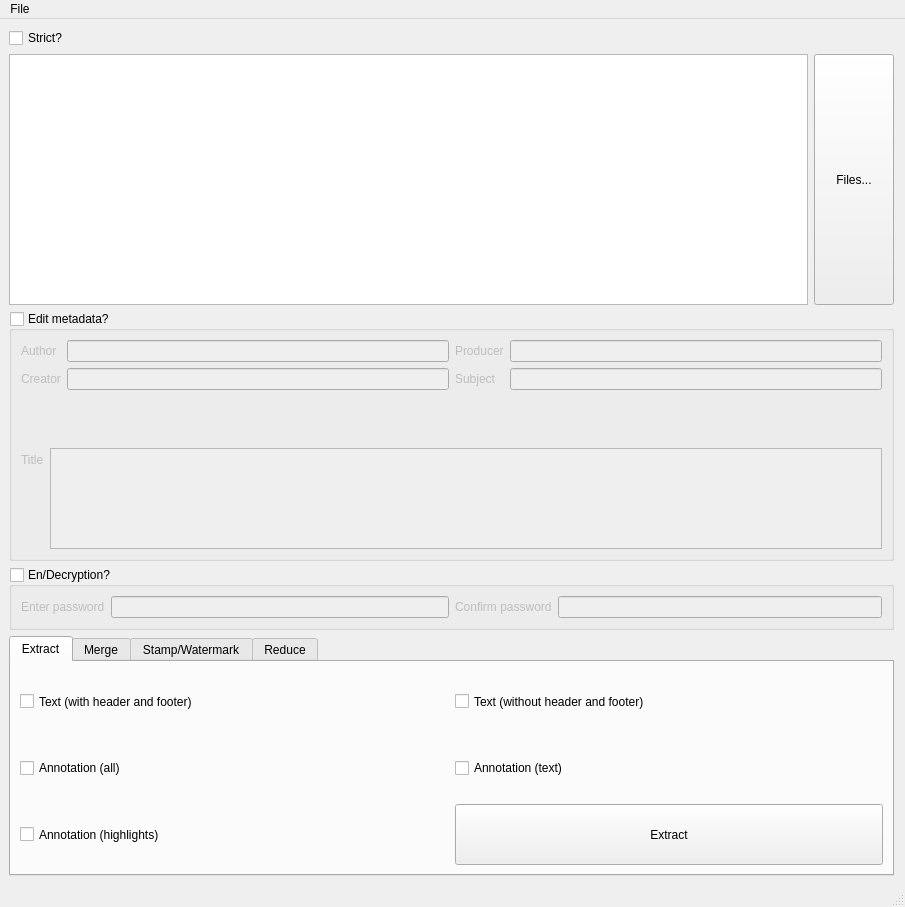
<?xml version="1.0" encoding="UTF-8"?>
<ui version="4.0">
 <class>MainWindow</class>
 <widget class="QMainWindow" name="MainWindow">
  <property name="geometry">
   <rect>
    <x>0</x>
    <y>0</y>
    <width>905</width>
    <height>907</height>
   </rect>
  </property>
  <property name="sizePolicy">
   <sizepolicy hsizetype="Preferred" vsizetype="Preferred">
    <horstretch>0</horstretch>
    <verstretch>0</verstretch>
   </sizepolicy>
  </property>
  <property name="windowTitle">
   <string>PDF Toolbox by 誠</string>
  </property>
  <property name="windowIcon">
   <iconset resource="pdf_toolbox_ui.qrc">
    <normaloff>:/Icon/HINA.ico</normaloff>:/Icon/HINA.ico</iconset>
  </property>
  <widget class="QWidget" name="centralwidget">
   <property name="sizePolicy">
    <sizepolicy hsizetype="Expanding" vsizetype="Expanding">
     <horstretch>0</horstretch>
     <verstretch>0</verstretch>
    </sizepolicy>
   </property>
   <layout class="QVBoxLayout" name="verticalLayout" stretch="1,1,1,0,0">
    <property name="sizeConstraint">
     <enum>QLayout::SetDefaultConstraint</enum>
    </property>
    <property name="rightMargin">
     <number>11</number>
    </property>
    <item>
     <widget class="QCheckBox" name="checkBox_strict">
      <property name="toolTip">
       <string>&lt;html&gt;&lt;head/&gt;&lt;body&gt;&lt;p&gt;If &lt;span style=&quot; font-weight:600;&quot;&gt;checked&lt;/span&gt;, it will confirm whether PDF files are &lt;span style=&quot; font-weight:600;&quot;&gt;strictly following PDF standard&lt;/span&gt;.&lt;/p&gt;&lt;/body&gt;&lt;/html&gt;</string>
      </property>
      <property name="text">
       <string>Strict?</string>
      </property>
     </widget>
    </item>
    <item>
     <layout class="QHBoxLayout" name="horizontalLayout_4" stretch="1,0">
      <item>
       <widget class="QListWidget" name="listWidget_files">
        <property name="acceptDrops">
         <bool>true</bool>
        </property>
        <property name="showDropIndicator" stdset="0">
         <bool>true</bool>
        </property>
        <property name="dragEnabled">
         <bool>true</bool>
        </property>
        <property name="dragDropMode">
         <enum>QAbstractItemView::DragDrop</enum>
        </property>
        <property name="defaultDropAction">
         <enum>Qt::MoveAction</enum>
        </property>
        <property name="alternatingRowColors">
         <bool>true</bool>
        </property>
       </widget>
      </item>
      <item>
       <widget class="QPushButton" name="pushButton_files">
        <property name="sizePolicy">
         <sizepolicy hsizetype="Expanding" vsizetype="Expanding">
          <horstretch>0</horstretch>
          <verstretch>0</verstretch>
         </sizepolicy>
        </property>
        <property name="text">
         <string>Files...</string>
        </property>
       </widget>
      </item>
     </layout>
    </item>
    <item>
     <widget class="QGroupBox" name="groupBox_metadata">
      <property name="sizePolicy">
       <sizepolicy hsizetype="Preferred" vsizetype="Preferred">
        <horstretch>0</horstretch>
        <verstretch>0</verstretch>
       </sizepolicy>
      </property>
      <property name="title">
       <string>Edit metadata?</string>
      </property>
      <property name="checkable">
       <bool>true</bool>
      </property>
      <property name="checked">
       <bool>false</bool>
      </property>
      <layout class="QVBoxLayout" name="verticalLayout_3" stretch="1,1">
       <item>
        <layout class="QHBoxLayout" name="horizontalLayout" stretch="1,1">
         <item>
          <layout class="QFormLayout" name="formLayout">
           <item row="0" column="0">
            <widget class="QLabel" name="label_author">
             <property name="text">
              <string>Author</string>
             </property>
            </widget>
           </item>
           <item row="0" column="1">
            <widget class="QLineEdit" name="lineEdit_author"/>
           </item>
           <item row="1" column="0">
            <widget class="QLabel" name="label_creator">
             <property name="text">
              <string>Creator</string>
             </property>
            </widget>
           </item>
           <item row="1" column="1">
            <widget class="QLineEdit" name="lineEdit_creator"/>
           </item>
          </layout>
         </item>
         <item>
          <layout class="QFormLayout" name="formLayout_4">
           <item row="0" column="0">
            <widget class="QLabel" name="label_producer">
             <property name="text">
              <string>Producer</string>
             </property>
            </widget>
           </item>
           <item row="0" column="1">
            <widget class="QLineEdit" name="lineEdit_producer"/>
           </item>
           <item row="1" column="0">
            <widget class="QLabel" name="label_subject">
             <property name="text">
              <string>Subject</string>
             </property>
            </widget>
           </item>
           <item row="1" column="1">
            <widget class="QLineEdit" name="lineEdit_subject"/>
           </item>
          </layout>
         </item>
        </layout>
       </item>
       <item>
        <layout class="QFormLayout" name="formLayout_2">
         <item row="0" column="0">
          <widget class="QLabel" name="label_title">
           <property name="text">
            <string>Title</string>
           </property>
          </widget>
         </item>
         <item row="0" column="1">
          <widget class="QPlainTextEdit" name="plainTextEdit_title"/>
         </item>
        </layout>
       </item>
      </layout>
     </widget>
    </item>
    <item>
     <widget class="QGroupBox" name="groupBox_crypt">
      <property name="title">
       <string>En/Decryption?</string>
      </property>
      <property name="checkable">
       <bool>true</bool>
      </property>
      <property name="checked">
       <bool>false</bool>
      </property>
      <layout class="QHBoxLayout" name="horizontalLayout_3" stretch="1,1">
       <item>
        <layout class="QFormLayout" name="formLayout_5">
         <item row="0" column="0">
          <widget class="QLabel" name="label_enterpw">
           <property name="text">
            <string>Enter password</string>
           </property>
          </widget>
         </item>
         <item row="0" column="1">
          <widget class="QLineEdit" name="lineEdit_enterpw"/>
         </item>
        </layout>
       </item>
       <item>
        <layout class="QFormLayout" name="formLayout_7">
         <item row="0" column="0">
          <widget class="QLabel" name="label_confirmpw">
           <property name="text">
            <string>Confirm password</string>
           </property>
          </widget>
         </item>
         <item row="0" column="1">
          <widget class="QLineEdit" name="lineEdit_confirmpw"/>
         </item>
        </layout>
       </item>
      </layout>
     </widget>
    </item>
    <item>
     <widget class="QTabWidget" name="tabWidget">
      <property name="sizePolicy">
       <sizepolicy hsizetype="Expanding" vsizetype="Expanding">
        <horstretch>0</horstretch>
        <verstretch>0</verstretch>
       </sizepolicy>
      </property>
      <property name="currentIndex">
       <number>0</number>
      </property>
      <widget class="QWidget" name="tab_extract">
       <attribute name="title">
        <string>Extract</string>
       </attribute>
       <layout class="QGridLayout" name="gridLayout" rowstretch="1,1,1" columnstretch="1,1">
        <item row="1" column="0">
         <widget class="QCheckBox" name="checkBox_annall">
          <property name="sizePolicy">
           <sizepolicy hsizetype="Expanding" vsizetype="Expanding">
            <horstretch>0</horstretch>
            <verstretch>0</verstretch>
           </sizepolicy>
          </property>
          <property name="text">
           <string>Annotation (all)</string>
          </property>
         </widget>
        </item>
        <item row="1" column="1">
         <widget class="QCheckBox" name="checkBox_anntext">
          <property name="sizePolicy">
           <sizepolicy hsizetype="Expanding" vsizetype="Expanding">
            <horstretch>0</horstretch>
            <verstretch>0</verstretch>
           </sizepolicy>
          </property>
          <property name="text">
           <string>Annotation (text)</string>
          </property>
         </widget>
        </item>
        <item row="2" column="0">
         <widget class="QCheckBox" name="checkBox_annhighlights">
          <property name="sizePolicy">
           <sizepolicy hsizetype="Expanding" vsizetype="Expanding">
            <horstretch>0</horstretch>
            <verstretch>0</verstretch>
           </sizepolicy>
          </property>
          <property name="text">
           <string>Annotation (highlights)</string>
          </property>
         </widget>
        </item>
        <item row="2" column="1">
         <widget class="QPushButton" name="pushButton_extract">
          <property name="sizePolicy">
           <sizepolicy hsizetype="Expanding" vsizetype="Expanding">
            <horstretch>0</horstretch>
            <verstretch>0</verstretch>
           </sizepolicy>
          </property>
          <property name="text">
           <string>Extract</string>
          </property>
         </widget>
        </item>
        <item row="0" column="1">
         <widget class="QCheckBox" name="checkBox_textwithout">
          <property name="sizePolicy">
           <sizepolicy hsizetype="Expanding" vsizetype="Expanding">
            <horstretch>0</horstretch>
            <verstretch>0</verstretch>
           </sizepolicy>
          </property>
          <property name="text">
           <string>Text (without header and footer)</string>
          </property>
         </widget>
        </item>
        <item row="0" column="0">
         <widget class="QCheckBox" name="checkBox_textwith">
          <property name="sizePolicy">
           <sizepolicy hsizetype="Expanding" vsizetype="Expanding">
            <horstretch>0</horstretch>
            <verstretch>0</verstretch>
           </sizepolicy>
          </property>
          <property name="text">
           <string>Text (with header and footer)</string>
          </property>
         </widget>
        </item>
       </layout>
      </widget>
      <widget class="QWidget" name="tab_merge">
       <attribute name="title">
        <string>Merge</string>
       </attribute>
       <layout class="QHBoxLayout" name="horizontalLayout_2">
        <item>
         <widget class="QListWidget" name="listWidget_merge"/>
        </item>
        <item>
         <widget class="QPushButton" name="pushButton_merge">
          <property name="sizePolicy">
           <sizepolicy hsizetype="Minimum" vsizetype="Preferred">
            <horstretch>0</horstretch>
            <verstretch>0</verstretch>
           </sizepolicy>
          </property>
          <property name="text">
           <string>Merge</string>
          </property>
         </widget>
        </item>
       </layout>
      </widget>
      <widget class="QWidget" name="tab_sandm">
       <attribute name="title">
        <string>Stamp/Watermark</string>
       </attribute>
       <layout class="QGridLayout" name="gridLayout_2" rowstretch="1,1" columnstretch="1,1,0,2" rowminimumheight="0,0">
        <item row="0" column="0">
         <widget class="QRadioButton" name="radioButton_stamp">
          <property name="sizePolicy">
           <sizepolicy hsizetype="Expanding" vsizetype="Expanding">
            <horstretch>0</horstretch>
            <verstretch>0</verstretch>
           </sizepolicy>
          </property>
          <property name="text">
           <string>Stamp</string>
          </property>
          <property name="checked">
           <bool>true</bool>
          </property>
         </widget>
        </item>
        <item row="1" column="0">
         <widget class="QPushButton" name="pushButton_sandm">
          <property name="text">
           <string>Stamp/Watermark file</string>
          </property>
         </widget>
        </item>
        <item row="1" column="1">
         <widget class="QLabel" name="label_sandm">
          <property name="text">
           <string>*.pdf</string>
          </property>
          <property name="openExternalLinks">
           <bool>true</bool>
          </property>
         </widget>
        </item>
        <item row="1" column="3">
         <widget class="QPushButton" name="pushButton_add">
          <property name="sizePolicy">
           <sizepolicy hsizetype="Expanding" vsizetype="Expanding">
            <horstretch>0</horstretch>
            <verstretch>0</verstretch>
           </sizepolicy>
          </property>
          <property name="text">
           <string>Adding stamp/watermark</string>
          </property>
         </widget>
        </item>
        <item row="0" column="3">
         <widget class="QRadioButton" name="radioButton_watermark">
          <property name="sizePolicy">
           <sizepolicy hsizetype="Expanding" vsizetype="Expanding">
            <horstretch>0</horstretch>
            <verstretch>0</verstretch>
           </sizepolicy>
          </property>
          <property name="text">
           <string>Watermark</string>
          </property>
         </widget>
        </item>
       </layout>
      </widget>
      <widget class="QWidget" name="tab_reduce">
       <attribute name="title">
        <string>Reduce</string>
       </attribute>
       <layout class="QGridLayout" name="gridLayout_3" rowstretch="1,1" columnstretch="1,1">
        <item row="0" column="0">
         <widget class="QCheckBox" name="checkBox_rmduplication">
          <property name="sizePolicy">
           <sizepolicy hsizetype="Expanding" vsizetype="Expanding">
            <horstretch>0</horstretch>
            <verstretch>0</verstretch>
           </sizepolicy>
          </property>
          <property name="text">
           <string>Remove duplication</string>
          </property>
          <property name="checked">
           <bool>true</bool>
          </property>
         </widget>
        </item>
        <item row="0" column="1">
         <widget class="QCheckBox" name="checkBox_lossless">
          <property name="sizePolicy">
           <sizepolicy hsizetype="Expanding" vsizetype="Expanding">
            <horstretch>0</horstretch>
            <verstretch>0</verstretch>
           </sizepolicy>
          </property>
          <property name="text">
           <string>Lossless compression</string>
          </property>
          <property name="checked">
           <bool>true</bool>
          </property>
         </widget>
        </item>
        <item row="1" column="0">
         <widget class="QCheckBox" name="checkBox_rmimages">
          <property name="sizePolicy">
           <sizepolicy hsizetype="Expanding" vsizetype="Expanding">
            <horstretch>0</horstretch>
            <verstretch>0</verstretch>
           </sizepolicy>
          </property>
          <property name="text">
           <string>Remove images</string>
          </property>
         </widget>
        </item>
        <item row="1" column="1">
         <widget class="QPushButton" name="pushButton_reduce">
          <property name="sizePolicy">
           <sizepolicy hsizetype="Expanding" vsizetype="Expanding">
            <horstretch>0</horstretch>
            <verstretch>0</verstretch>
           </sizepolicy>
          </property>
          <property name="text">
           <string>Reduce</string>
          </property>
         </widget>
        </item>
       </layout>
      </widget>
     </widget>
    </item>
   </layout>
  </widget>
  <widget class="QMenuBar" name="menubar">
   <property name="geometry">
    <rect>
     <x>0</x>
     <y>0</y>
     <width>905</width>
     <height>26</height>
    </rect>
   </property>
   <widget class="QMenu" name="menuFile">
    <property name="title">
     <string>File</string>
    </property>
    <addaction name="actionQuit"/>
   </widget>
   <addaction name="menuFile"/>
  </widget>
  <widget class="QStatusBar" name="statusbar"/>
  <action name="actionQuit">
   <property name="text">
    <string>Quit</string>
   </property>
  </action>
 </widget>
 <resources>
  <include location="pdf_toolbox_ui.qrc"/>
 </resources>
 <connections/>
</ui>
